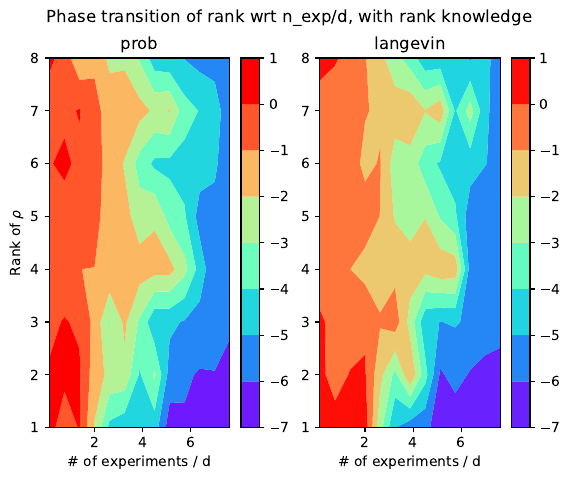

This figure's Python source:
import sys
sys.path.append("../../")

import numpy as np
import matplotlib.pyplot as plt
from src.utils import compute_error
from src.metropolis_hastings import run_MH
from src.proj_langevin import run_PL, gen_init_point
from src.data_generation import generate_data
from src.utils import dump_run_information

"""
Plots a phase transition, with n_meas/d on the x axis, and the rank of rho on y. Each point corresponds to the error for that combination.
Here, d is kept constant. In this situation, we assume to know the true rank of rho, hence adapting r.
"""
def run_experiment(savefig=True):
    seed = 0
    n = 3
    d = 2**n
    n_exps = np.array(list(range(1, d*d + 1, 5)), dtype=int)
    rho_ranks = np.array(list(range(1, d+1)), dtype=int)
    n_shots = 2000
    n_iter = 2000
    n_burnin = 500

    eta_shots_indep_PL = 0.005
    accs_prob = np.zeros((len(n_exps), len(rho_ranks)))
    accs_pl = np.zeros((len(n_exps), len(rho_ranks)))

    for i, n_meas in enumerate(n_exps):
        for j, rho_rank in enumerate(rho_ranks):
            rho_true, As, y_hat = generate_data(n, n_meas, n_shots, rho_type=rho_rank, seed=seed)
            As_flat = np.zeros((n_meas, 2**n * 2**n), dtype = np.complex128)
            for k in range(n_meas):
                # TODO: it is not clear why this works better than `flatten(order="F")`
                # as it is more correct to use the latter (similar to what is done in R)
                As_flat[k,:] = As[:,:,k].flatten(order="C")
            
            init_point_MH = gen_init_point(d, d)
            init_point_PL = gen_init_point(d, rho_rank)
            
            _, rho_last_prob, _ = run_MH(n, n_meas, n_shots, rho_true, As_flat, y_hat, n_iter, n_burnin, seed=None, init_point=init_point_MH)
            _, rho_avg_pl, _  = run_PL(n, n_meas, n_shots, rho_true, As, y_hat, n_iter, n_burnin, seed=None, init_point=init_point_PL, eta_shots_indep=eta_shots_indep_PL)
            
            accs_prob[i,j] = np.log(compute_error(rho_last_prob, rho_true))
            accs_pl[i,j] = np.log(compute_error(rho_avg_pl, rho_true))
    
    
    xv, yv = np.meshgrid(n_exps/d, rho_ranks, indexing="ij")
    fig, axs = plt.subplots(1, 2)
    fig.suptitle("Phase transition of rank wrt n_meas/d, with rank knowledge")
    c1 = axs[0].contourf(xv, yv, accs_prob, cmap=plt.cm.rainbow,
                  vmin=accs_prob.min(), vmax=accs_prob.max())
    c2 = axs[1].contourf(xv, yv, accs_pl, cmap=plt.cm.rainbow,
                  vmin=accs_pl.min(), vmax=accs_pl.max())
    axs[0].set_title("prob")
    axs[0].set_xlabel("# of experiments / d")
    axs[0].set_ylabel(r"Rank of $\rho$")

    axs[1].set_title("langevin")
    axs[1].set_xlabel("# of experiments / d")

    
    plt.colorbar(mappable=c1, ax=axs[0])
    plt.colorbar(mappable=c2, ax=axs[1])

    if savefig:
        plt.savefig(f"phase_transition_exps_with_knowledge.pdf", bbox_inches="tight")
    plt.show()

    if savefig:
        dump_run_information("phase_transition_exps_with_knowledge", {"exps": np.repeat(n_exps, len(rho_ranks)), "ranks": np.tile(rho_ranks, len(n_exps)), "acc_pl": accs_pl.flatten(), "acc_prob": accs_prob.flatten()})

    plt.show()
if __name__ == "__main__":
    run_experiment()
